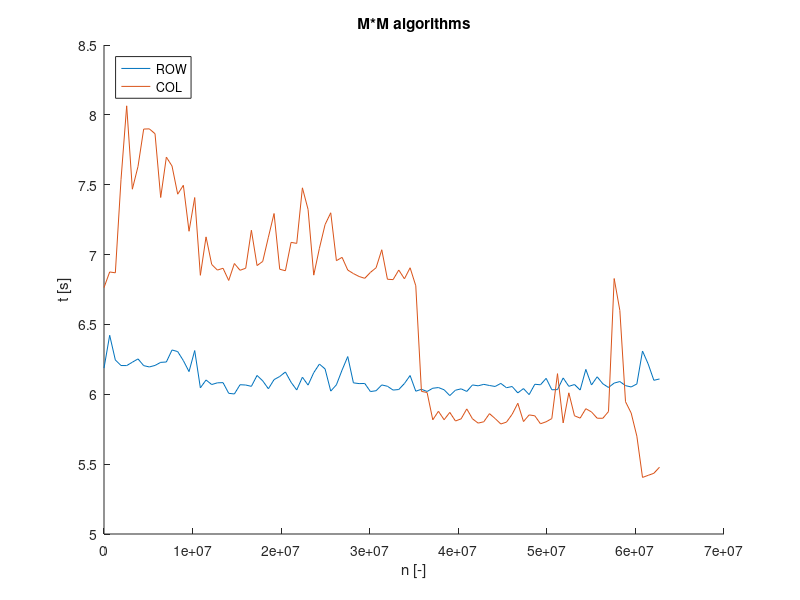

This chart was generated by the following MATLAB code:
clear;
clc; 
close all;
fid=fopen('MATRIX_DATA/matrix_mul_col_800_100.txt');
data=textscan(fid,'%d %f');
fclose ( fid );
x=data{1};
quicksort_y=data{2};
fid=fopen('MATRIX_DATA/matrix_mul_row_800_100.txt');
data=textscan(fid,'%d %f')
fclose ( fid );
mergesort_y=data{2};
figure ;
title ('M*M algorithms');
xlabel('n [-]');
ylabel('t [s]');
hold on;
plot(x, quicksort_y);
plot(x, mergesort_y);
legend('ROW','COL','Location','northwest');
hold off ;